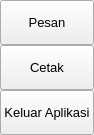
                 <widget class="QFrame" name="extraRightBox">
                  <property name="minimumSize">
                   <size>
                    <width>0</width>
                    <height>0</height>
                   </size>
                  </property>
                  <property name="maximumSize">
                   <size>
                    <width>0</width>
                    <height>16777215</height>
                   </size>
                  </property>
                  <property name="frameShape">
                   <enum>QFrame::NoFrame</enum>
                  </property>
                  <property name="frameShadow">
                   <enum>QFrame::Raised</enum>
                  </property>
                  <layout class="QVBoxLayout" name="verticalLayout_7">
                   <property name="spacing">
                    <number>0</number>
                   </property>
                   <property name="leftMargin">
                    <number>0</number>
                   </property>
                   <property name="topMargin">
                    <number>0</number>
                   </property>
                   <property name="rightMargin">
                    <number>0</number>
                   </property>
                   <property name="bottomMargin">
                    <number>0</number>
                   </property>
                   <item>
                    <widget class="QFrame" name="themeSettingsTopDetail">
                     <property name="maximumSize">
                      <size>
                       <width>16777215</width>
                       <height>3</height>
                      </size>
                     </property>
                     <property name="frameShape">
                      <enum>QFrame::NoFrame</enum>
                     </property>
                     <property name="frameShadow">
                      <enum>QFrame::Raised</enum>
                     </property>
                    </widget>
                   </item>
                   <item>
                    <widget class="QFrame" name="contentSettings">
                     <property name="frameShape">
                      <enum>QFrame::NoFrame</enum>
                     </property>
                     <property name="frameShadow">
                      <enum>QFrame::Raised</enum>
                     </property>
                     <layout class="QVBoxLayout" name="verticalLayout_13">
                      <property name="spacing">
                       <number>0</number>
                      </property>
                      <property name="leftMargin">
                       <number>0</number>
                      </property>
                      <property name="topMargin">
                       <number>0</number>
                      </property>
                      <property name="rightMargin">
                       <number>0</number>
                      </property>
                      <property name="bottomMargin">
                       <number>0</number>
                      </property>
                      <item alignment="Qt::AlignTop">
                       <widget class="QFrame" name="topMenus">
                        <property name="frameShape">
                         <enum>QFrame::NoFrame</enum>
                        </property>
                        <property name="frameShadow">
                         <enum>QFrame::Raised</enum>
                        </property>
                        <layout class="QVBoxLayout" name="verticalLayout_14">
                         <property name="spacing">
                          <number>0</number>
                         </property>
                         <property name="leftMargin">
                          <number>0</number>
                         </property>
                         <property name="topMargin">
                          <number>0</number>
                         </property>
                         <property name="rightMargin">
                          <number>0</number>
                         </property>
                         <property name="bottomMargin">
                          <number>0</number>
                         </property>
                         <item>
                          <widget class="QPushButton" name="btn_message">
                           <property name="sizePolicy">
                            <sizepolicy hsizetype="Expanding" vsizetype="Fixed">
                             <horstretch>0</horstretch>
                             <verstretch>0</verstretch>
                            </sizepolicy>
                           </property>
                           <property name="minimumSize">
                            <size>
                             <width>0</width>
                             <height>45</height>
                            </size>
                           </property>
                           <property name="font">
                            <font>
                             <family>Segoe UI</family>
                             <pointsize>10</pointsize>
                             <weight>50</weight>
                             <italic>false</italic>
                             <bold>false</bold>
                            </font>
                           </property>
                           <property name="cursor">
                            <cursorShape>PointingHandCursor</cursorShape>
                           </property>
                           <property name="layoutDirection">
                            <enum>Qt::LeftToRight</enum>
                           </property>
                           <property name="styleSheet">
                            <string notr="true">background-image: url(:/icons/images/icons/cil-envelope-open.png);</string>
                           </property>
                           <property name="text">
                            <string>Pesan</string>
                           </property>
                          </widget>
                         </item>
                         <item>
                          <widget class="QPushButton" name="btn_print">
                           <property name="sizePolicy">
                            <sizepolicy hsizetype="Expanding" vsizetype="Fixed">
                             <horstretch>0</horstretch>
                             <verstretch>0</verstretch>
                            </sizepolicy>
                           </property>
                           <property name="minimumSize">
                            <size>
                             <width>0</width>
                             <height>45</height>
                            </size>
                           </property>
                           <property name="font">
                            <font>
                             <family>Segoe UI</family>
                             <pointsize>10</pointsize>
                             <weight>50</weight>
                             <italic>false</italic>
                             <bold>false</bold>
                            </font>
                           </property>
                           <property name="cursor">
                            <cursorShape>PointingHandCursor</cursorShape>
                           </property>
                           <property name="layoutDirection">
                            <enum>Qt::LeftToRight</enum>
                           </property>
                           <property name="styleSheet">
                            <string notr="true">background-image: url(:/icons/images/icons/cil-print.png);</string>
                           </property>
                           <property name="text">
                            <string>Cetak</string>
                           </property>
                          </widget>
                         </item>
                         <item>
                          <widget class="QPushButton" name="btn_logout">
                           <property name="sizePolicy">
                            <sizepolicy hsizetype="Expanding" vsizetype="Fixed">
                             <horstretch>0</horstretch>
                             <verstretch>0</verstretch>
                            </sizepolicy>
                           </property>
                           <property name="minimumSize">
                            <size>
                             <width>0</width>
                             <height>45</height>
                            </size>
                           </property>
                           <property name="font">
                            <font>
                             <family>Segoe UI</family>
                             <pointsize>10</pointsize>
                             <weight>50</weight>
                             <italic>false</italic>
                             <bold>false</bold>
                            </font>
                           </property>
                           <property name="cursor">
                            <cursorShape>PointingHandCursor</cursorShape>
                           </property>
                           <property name="layoutDirection">
                            <enum>Qt::LeftToRight</enum>
                           </property>
                           <property name="styleSheet">
                            <string notr="true">background-image: url(:/icons/images/icons/cil-account-logout.png);</string>
                           </property>
                           <property name="text">
                            <string>Keluar Aplikasi</string>
                           </property>
                          </widget>
                         </item>
                        </layout>
                       </widget>
                      </item>
                     </layout>
                    </widget>
                   </item>
                  </layout>
                 </widget>
